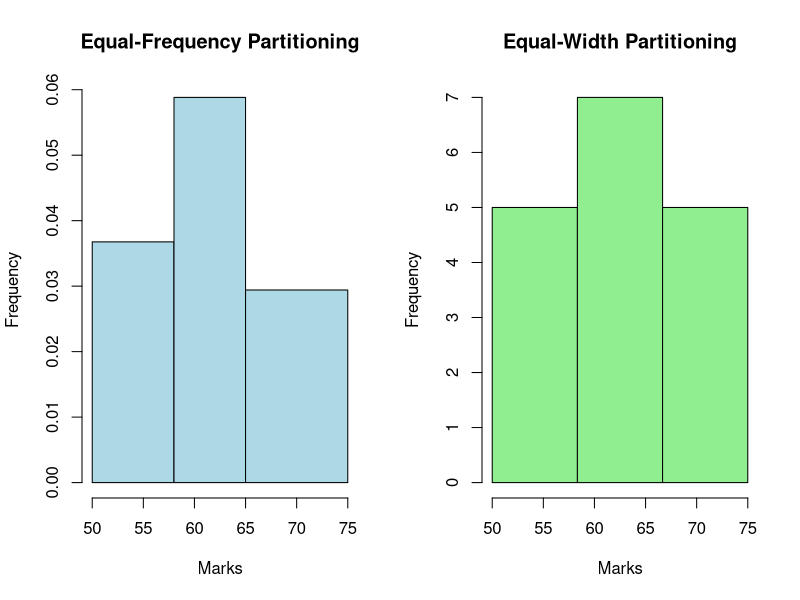

R code for this plot:
marks <- c(55, 60, 71, 63, 55, 65, 50, 55, 58, 59, 61, 63, 65, 67, 71, 72, 75)
n_bins <- 3
sorted_marks <- sort(marks)
bin_size <- length(marks) / n_bins
equal_freq_bins <- split(sorted_marks, ceiling(seq_along(sorted_marks) / bin_size))
min_mark <- min(marks)
max_mark <- max(marks)
bin_width <- (max_mark - min_mark) / n_bins
equal_width_bins <- cut(marks, breaks = seq(min_mark, max_mark, by = bin_width), include.lowest = TRUE)
par(mfrow = c(1, 2)) 
hist(marks, breaks = c(min_mark, unlist(lapply(equal_freq_bins, max))), col = "lightblue",
     main = "Equal-Frequency Partitioning", xlab = "Marks", ylab = "Frequency")
hist(marks, breaks = seq(min_mark, max_mark, by = bin_width), col = "lightgreen",
     main = "Equal-Width Partitioning", xlab = "Marks", ylab = "Frequency")
speed <- c(78.3, 81.8, 82, 74.2, 83.4, 84.5, 82.9, 77.5, 80.9, 70.6)
iqr_speed <- IQR(speed)
sd_speed <- sd(speed)
print(paste("Interquartile Range (IQR):", iqr_speed))
print(paste("Standard Deviation:", sd_speed))